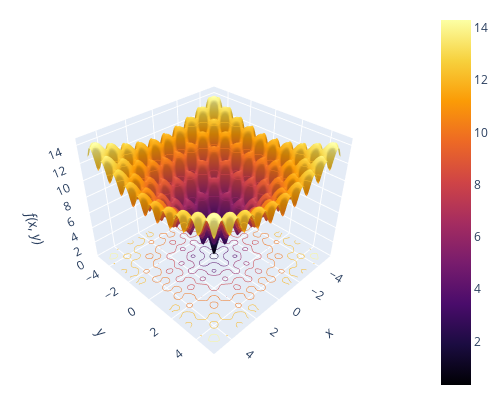

Notebook code cell kept with this figure:
### Markdown cell above
The plot of function $f(x_1)`$

### Code cell
%matplotlib inline
N_x1 = 100
N_x2 = 100
x1_range = [-5., 5.]
x2_range = [-5., 5.]
x1_space = np.linspace(x1_range[0], x1_range[1], N_x1)
x2_space = np.linspace(x2_range[0], x2_range[1], N_x2)
x1_mesh, x2_mesh = np.meshgrid(x1_space, x2_space)

f_vals = obj_func(x1_mesh, x2_mesh)

fig = go.Figure(data=[go.Surface(z=f_vals, x=x1_space, y=x2_space, 
                                  colorscale="Inferno", opacity=1)])

fig.update_traces(contours_z=dict(show=True, usecolormap=True,
                                  highlightcolor="limegreen", project_z=True))

r = 1.5
camera = {"eye": {"x": r, "y": r, "z": r}}
fig.update_layout(autosize=False, width=500, height=400, 
                  scene={"xaxis_title": "<i>x</i>",
                         "yaxis_title": "<i>y</i>",
                         "zaxis_title": "<i>f(x, y)</i>",
                         "aspectratio": {"x": 1, "y": 1, "z": 0.8}},
                  margin={"l":5, "r":10, "b":5, "t":10},
                  scene_camera=camera,
                  legend={"x": 0.1, "y": 0.9})

fig.show()

### Figure 1 — Plotly figure (JSON) as saved in the notebook; plotly's stock layout.template omitted (floating-point values rounded to 4 significant figures; data arrays with more than 128 entries replaced by an {"elided": "..."} marker saying what was removed)
{"data": [{"colorscale": [[0, "#000004"], [0.1111, "#1b0c41"], [0.2222, "#4a0c6b"], [0.3333, "#781c6d"], [0.4444, "#a52c60"], [0.5556, "#cf4446"], [0.6667, "#ed6925"], [0.7778, "#fb9b06"], [0.8889, "#f7d13d"], [1, "#fcffa4"]], "contours": {"z": {"highlightcolor": "limegreen", "project": {"z": true}, "show": true, "usecolormap": true}}, "opacity": 1, "type": "surface", "x": [-5, -4.899, -4.798, -4.697, -4.596, -4.495, -4.394, -4.293, -4.192, -4.091, -3.99, -3.889, -3.788, -3.687, -3.586, -3.485, -3.384, -3.283, -3.182, -3.081, -2.98, -2.879, -2.778, -2.677, -2.576, -2.475, -2.374, -2.273, -2.172, -2.071, -1.97, -1.869, -1.768, -1.667, -1.566, -1.465, -1.364, -1.263, -1.162, -1.061, -0.9596, -0.8586, -0.7576, -0.6566, -0.5556, -0.4545, -0.3535, -0.2525, -0.1515, -0.05051, 0.05051, 0.1515, 0.2525, 0.3535, 0.4545, 0.5556, 0.6566, 0.7576, 0.8586, 0.9596, 1.061, 1.162, 1.263, 1.364, 1.465, 1.566, 1.667, 1.768, 1.869, 1.97, 2.071, 2.172, 2.273, 2.374, 2.475, 2.576, 2.677, 2.778, 2.879, 2.98, 3.081, 3.182, 3.283, 3.384, 3.485, 3.586, 3.687, 3.788, 3.889, 3.99, 4.091, 4.192, 4.293, 4.394, 4.495, 4.596, 4.697, 4.798, 4.899, 5], "y": [-5, -4.899, -4.798, -4.697, -4.596, -4.495, -4.394, -4.293, -4.192, -4.091, -3.99, -3.889, -3.788, -3.687, -3.586, -3.485, -3.384, -3.283, -3.182, -3.081, -2.98, -2.879, -2.778, -2.677, -2.576, -2.475, -2.374, -2.273, -2.172, -2.071, -1.97, -1.869, -1.768, -1.667, -1.566, -1.465, -1.364, -1.263, -1.162, -1.061, -0.9596, -0.8586, -0.7576, -0.6566, -0.5556, -0.4545, -0.3535, -0.2525, -0.1515, -0.05051, 0.05051, 0.1515, 0.2525, 0.3535, 0.4545, 0.5556, 0.6566, 0.7576, 0.8586, 0.9596, 1.061, 1.162, 1.263, 1.364, 1.465, 1.566, 1.667, 1.768, 1.869, 1.97, 2.071, 2.172, 2.273, 2.374, 2.475, 2.576, 2.677, 2.778, 2.879, 2.98, 3.081, 3.182, 3.283, 3.384, 3.485, 3.586, 3.687, 3.788, 3.889, 3.99, 4.091, 4.192, 4.293, 4.394, 4.495, 4.596, 4.697, 4.798, 4.899, 5], "z": {"elided": "100x100 float values"}}], "layout": {"autosize": false, "height": 400, "legend": {"x": 0.1, "y": 0.9}, "margin": {"b": 5, "l": 5, "r": 10, "t": 10}, "scene": {"aspectratio": {"x": 1, "y": 1, "z": 0.8}, "camera": {"eye": {"x": 1.5, "y": 1.5, "z": 1.5}}, "xaxis": {"title": {"text": "<i>x</i>"}}, "yaxis": {"title": {"text": "<i>y</i>"}}, "zaxis": {"title": {"text": "<i>f(x, y)</i>"}}}, "width": 500}}
